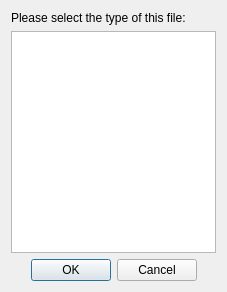
<ui version="4.0" >
 <class>LogLevelSelectionDialogBase</class>
 <widget class="QDialog" name="LogLevelSelectionDialogBase" >
  <property name="geometry" >
   <rect>
    <x>0</x>
    <y>0</y>
    <width>227</width>
    <height>292</height>
   </rect>
  </property>
  <property name="windowTitle" >
   <string>Selecting File Type</string>
  </property>
  <property name="modal" >
   <bool>true</bool>
  </property>
  <layout class="QVBoxLayout" >
   <item>
    <widget class="QLabel" name="label" >
     <property name="text" >
      <string>Please select the type of this file:</string>
     </property>
     <property name="buddy" >
      <cstring>logLevelsList</cstring>
     </property>
    </widget>
   </item>
   <item>
    <widget class="QListWidget" name="logLevelsList" >
     <property name="toolTip" >
      <string>&lt;html>&lt;head>&lt;meta name="qrichtext" content="1" />&lt;style type="text/css">
p, li { white-space: pre-wrap; }
&lt;/style>&lt;/head>&lt;body style=" font-family:'Sans Serif'; font-size:9pt; font-weight:400; font-style:normal;">
&lt;p style=" margin-top:0px; margin-bottom:0px; margin-left:0px; margin-right:0px; -qt-block-indent:0; text-indent:0px;">List of existing log levels&lt;/p>&lt;/body>&lt;/html></string>
     </property>
     <property name="whatsThis" >
      <string>&lt;html>&lt;head>&lt;meta name="qrichtext" content="1" />&lt;style type="text/css">
p, li { white-space: pre-wrap; }
&lt;/style>&lt;/head>&lt;body style=" font-family:'Sans Serif'; font-size:9pt; font-weight:400; font-style:normal;">
&lt;p style=" margin-top:0px; margin-bottom:0px; margin-left:0px; margin-right:0px; -qt-block-indent:0; text-indent:0px;">This is the list of all existing log levels. &lt;/p>
&lt;p style=" margin-top:0px; margin-bottom:0px; margin-left:0px; margin-right:0px; -qt-block-indent:0; text-indent:0px;">Please select one of them to be used for the files selected on the list.&lt;/p>&lt;/body>&lt;/html></string>
     </property>
    </widget>
   </item>
   <item>
    <widget class="QDialogButtonBox" name="buttonBox" >
     <property name="orientation" >
      <enum>Qt::Horizontal</enum>
     </property>
     <property name="standardButtons" >
      <set>QDialogButtonBox::Cancel|QDialogButtonBox::NoButton|QDialogButtonBox::Ok</set>
     </property>
     <property name="centerButtons" >
      <bool>true</bool>
     </property>
    </widget>
   </item>
  </layout>
 </widget>
 <connections>
  <connection>
   <sender>buttonBox</sender>
   <signal>accepted()</signal>
   <receiver>LogLevelSelectionDialogBase</receiver>
   <slot>accept()</slot>
   <hints>
    <hint type="sourcelabel" >
     <x>248</x>
     <y>254</y>
    </hint>
    <hint type="destinationlabel" >
     <x>157</x>
     <y>274</y>
    </hint>
   </hints>
  </connection>
  <connection>
   <sender>buttonBox</sender>
   <signal>rejected()</signal>
   <receiver>LogLevelSelectionDialogBase</receiver>
   <slot>reject()</slot>
   <hints>
    <hint type="sourcelabel" >
     <x>316</x>
     <y>260</y>
    </hint>
    <hint type="destinationlabel" >
     <x>286</x>
     <y>274</y>
    </hint>
   </hints>
  </connection>
  <connection>
   <sender>logLevelsList</sender>
   <signal>itemDoubleClicked(QListWidgetItem*)</signal>
   <receiver>LogLevelSelectionDialogBase</receiver>
   <slot>accept()</slot>
   <hints>
    <hint type="sourcelabel" >
     <x>189</x>
     <y>138</y>
    </hint>
    <hint type="destinationlabel" >
     <x>189</x>
     <y>145</y>
    </hint>
   </hints>
  </connection>
 </connections>
</ui>
